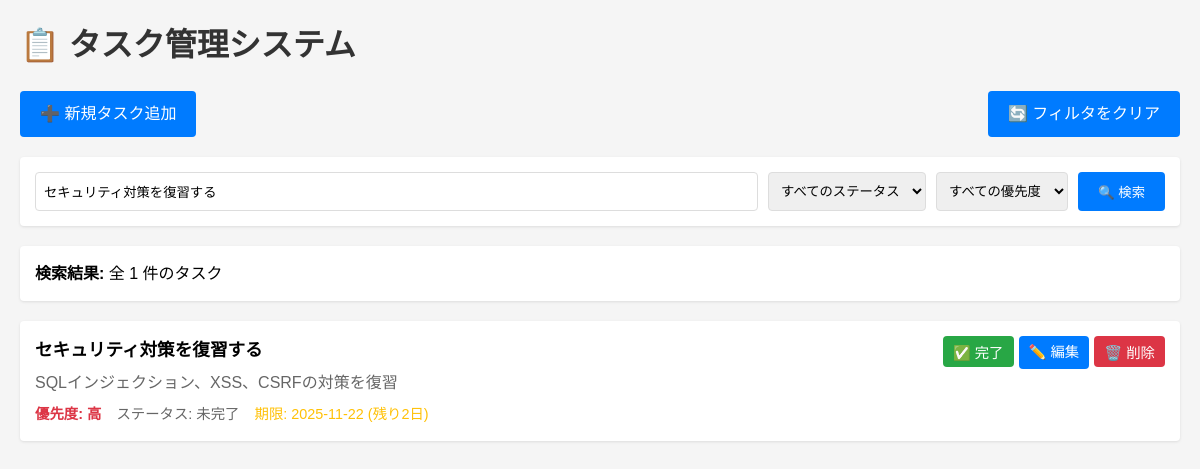
Screenshot of /index.php?keyword=セキュリティ対策を復習する with the database file from the repository.
### tables this page shows
CREATE TABLE IF NOT EXISTS tasks (
    id INT AUTO_INCREMENT PRIMARY KEY,
    title VARCHAR(255) NOT NULL,
    description TEXT,
    priority ENUM('low', 'medium', 'high') DEFAULT 'medium',
    status ENUM('pending', 'completed') DEFAULT 'pending',
    due_date DATE,
    created_at DATETIME DEFAULT CURRENT_TIMESTAMP,
    updated_at DATETIME DEFAULT CURRENT_TIMESTAMP ON UPDATE CURRENT_TIMESTAMP,
    INDEX idx_status (status),
    INDEX idx_priority (priority),
    INDEX idx_due_date (due_date),
    INDEX idx_created_at (created_at)
);

### functions.php (called while the page is built, shortened)
<?php
function h($str) {
    return htmlspecialchars($str, ENT_QUOTES, 'UTF-8');
}
function getTasks($filters = [], $page = 1, $per_page = 10) {
    $pdo = getDB();
    $where_conditions = [];
    $bind_params = [];
    if (!empty($filters['keyword'])) {
        $where_conditions[] = '(title LIKE :keyword OR description LIKE :keyword)';
        $bind_params[':keyword'] = '%' . $filters['keyword'] . '%';
    }
    $where_clause = !empty($where_conditions) ? 'WHERE ' . implode(' AND ', $where_conditions) : '';
    $count_sql = "SELECT COUNT(*) FROM tasks {$where_clause}";
    $count_stmt = $pdo->prepare($count_sql);
    foreach ($bind_params as $key => $value) {
        $count_stmt->bindValue($key, $value, is_int($value) ? PDO::PARAM_INT : PDO::PARAM_STR);
    }
    $count_stmt->execute();
    $total_count = (int)$count_stmt->fetchColumn();
    $page = max(1, (int)$page);
    $per_page = max(1, min(100, (int)$per_page));
    $offset = ($page - 1) * $per_page;
    $total_pages = ceil($total_count / $per_page);
    $sql = "SELECT * FROM tasks {$where_clause} ORDER BY
            CASE priority
                WHEN 'high' THEN 1
                WHEN 'medium' THEN 2
                WHEN 'low' THEN 3
            END,
            due_date ASC,
            created_at DESC
            LIMIT :limit OFFSET :offset";
    $stmt = $pdo->prepare($sql);
    foreach ($bind_params as $key => $value) {
        $stmt->bindValue($key, $value, is_int($value) ? PDO::PARAM_INT : PDO::PARAM_STR);
    }
    $stmt->bindValue(':limit', $per_page, PDO::PARAM_INT);
    $stmt->bindValue(':offset', $offset, PDO::PARAM_INT);
    $stmt->execute();
    $tasks = $stmt->fetchAll(PDO::FETCH_ASSOC);
    return [
        'tasks' => $tasks,
        'total_count' => $total_count,
        'total_pages' => $total_pages,
        'current_page' => $page
    ];
}
function getPriorityLabel($priority) {
    $labels = [
        'low' => '低',
        'medium' => '中',
        'high' => '高'
    ];
    return $labels[$priority] ?? '不明';
}
function getStatusLabel($status) {
    $labels = [
        'pending' => '未完了',
        'completed' => '完了'
    ];
    return $labels[$status] ?? '不明';
}
function getDaysRemaining($due_date) {
    $now = new DateTime();
    $due = new DateTime($due_date);
    $diff = $now->diff($due);
    return $diff->invert ? -$diff->days : $diff->days;
}

### index.php (the view, shortened to what this page needs)
<?php
require_once 'functions.php';
$filters = [];
if (!empty($_GET['keyword'])) {
    $filters['keyword'] = trim($_GET['keyword']);
}
$page = isset($_GET['page']) ? (int)$_GET['page'] : 1;
$result = getTasks($filters, $page, 10);
$tasks = $result['tasks'];
$total_count = $result['total_count'];
?>
<!DOCTYPE html>
<html lang="ja">
<head>
</head>
<body>
    <h1>📋 タスク管理システム</h1>
    <div class="header">
        <div>
            <a href="add.php" class="btn">➕ 新規タスク追加</a>
        </div>
        <div>
            <a href="index.php" class="btn">🔄 フィルタをクリア</a>
        </div>
    </div>
    <div class="filters">
        <form method="GET" action="index.php">
            <input type="text" name="keyword" placeholder="キーワード検索..."
                   value="<?php echo h($_GET['keyword'] ?? ''); ?>">
            <select name="status">
                <option value="">すべてのステータス</option>
            </select>
            <select name="priority">
                <option value="">すべての優先度</option>
            </select>
            <button type="submit" class="btn">🔍 検索</button>
        </form>
    </div>
    <div class="stats">
        <strong>検索結果:</strong> 全 <?php echo number_format($total_count); ?> 件のタスク
    </div>
    <?php if (empty($tasks)): ?>
        <div class="empty-state">
            <p>タスクが見つかりませんでした。</p>
            <p><a href="add.php">新しいタスクを追加</a>してみましょう！</p>
        </div>
    <?php else: ?>
        <div class="task-list">
            <?php foreach ($tasks as $task): ?>
                <?php
                $days_remaining = getDaysRemaining($task['due_date']);
                $due_class = '';
                if ($days_remaining !== null) {
                    if ($days_remaining < 0) {
                        $due_class = 'due-overdue';
                    } elseif ($days_remaining <= 3) {
                        $due_class = 'due-soon';
                    }
                }
                ?>
                <div class="task-item <?php echo $task['status'] === 'completed' ? 'completed' : ''; ?>">
                    <div class="task-info">
                        <div class="task-title"><?php echo h($task['title']); ?></div>
                        <?php if (!empty($task['description'])): ?>
                            <div class="task-description"><?php echo h($task['description']); ?></div>
                        <?php endif; ?>
                        <div class="task-meta">
                            <span class="priority-<?php echo h($task['priority']); ?>">
                                優先度: <?php echo h(getPriorityLabel($task['priority'])); ?>
                            </span>
                            <span>
                                ステータス: <?php echo h(getStatusLabel($task['status'])); ?>
                            </span>
                            <?php if ($task['due_date']): ?>
                                <span class="<?php echo $due_class; ?>">
                                    期限: <?php echo h($task['due_date']); ?>
                                    <?php if ($days_remaining !== null): ?>
                                        (<?php echo $days_remaining >= 0 ? '残り' . $days_remaining . '日' : abs($days_remaining) . '日超過'; ?>)
                                    <?php endif; ?>
                                </span>
                            <?php endif; ?>
                        </div>
                    </div>
                    <div class="task-actions">
                        <form method="POST" action="toggle.php" style="display:inline;">
                            <button type="submit" class="btn btn-sm <?php echo $task['status'] === 'completed' ? 'btn-danger' : 'btn-success'; ?>">
                                <?php echo $task['status'] === 'completed' ? '↩️ 未完了に戻す' : '✅ 完了'; ?>
                            </button>
                        </form>
                        <a href="edit.php?id=<?php echo h($task['id']); ?>" class="btn btn-sm">✏️ 編集</a>
                        <form method="POST" action="delete.php" style="display:inline;"
                              onsubmit="return confirm('本当に削除しますか？');">
                            <button type="submit" class="btn btn-sm btn-danger">🗑️ 削除</button>
                        </form>
                    </div>
                </div>
            <?php endforeach; ?>
        </div>
    <?php endif; ?>
</body>
</html>

### index.php (style rules this page uses)
* { margin: 0; padding: 0; box-sizing: border-box; }
body { font-family: Arial, sans-serif; line-height: 1.6; padding: 20px; max-width: 1200px; margin: 0 auto; background: #f5f5f5; }
h1 { margin-bottom: 20px; color: #333; }
.header { display: flex; justify-content: space-between; align-items: center; margin-bottom: 20px; }
.btn { padding: 10px 20px; background: #007bff; color: #fff; text-decoration: none; border-radius: 4px; border: none; cursor: pointer; display: inline-block; }
.btn-sm { padding: 5px 10px; font-size: 0.9em; }
.btn-danger { background: #dc3545; }
.btn-success { background: #28a745; }
.filters { background: #fff; padding: 15px; margin-bottom: 20px; border-radius: 4px; box-shadow: 0 1px 3px rgba(0,0,0,0.1); }
.filters form { display: flex; gap: 10px; flex-wrap: wrap; }
.filters input, .filters select { padding: 8px; border: 1px solid #ddd; border-radius: 4px; }
.filters input[type="text"] { flex: 1; min-width: 200px; }
.stats { background: #fff; padding: 15px; margin-bottom: 20px; border-radius: 4px; box-shadow: 0 1px 3px rgba(0,0,0,0.1); }
.task-list { background: #fff; border-radius: 4px; box-shadow: 0 1px 3px rgba(0,0,0,0.1); }
.task-item { padding: 15px; border-bottom: 1px solid #eee; display: flex; justify-content: space-between; align-items: flex-start; }
.task-item:last-child { border-bottom: none; }
.task-info { flex: 1; }
.task-title { font-weight: bold; margin-bottom: 5px; font-size: 1.1em; }
.task-description { color: #666; margin-bottom: 8px; }
.task-meta { display: flex; gap: 15px; font-size: 0.9em; color: #666; }
.task-meta span { display: inline-block; }
.priority-high { color: #dc3545; font-weight: bold; }
.due-soon { color: #ffc107; }
.task-actions { display: flex; gap: 5px; }

### rows the page displays
tasks: title "セキュリティ対策を復習する", description "SQLインジェクション、XSS、CSRFの対策を復習", priority "高", status "未完了", due_date "2025-11-22", due_date "2", shows "✅ 完了"

### other values shown
$total_count "1"
